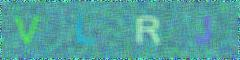

The script that saved this image:
from PIL import Image, ImageDraw, ImageFont, ImageFilter

import random

# 随机字母
def randChar():
    return chr(random.randint(65, 90))

# 随机颜色
def randColor():
    return (random.randint(32, 127), random.randint(64, 255), random.randint(64, 255))

# 随机颜色2
def randClolr2():
    return (random.randint(1,255), random.randint(0, 255), random.randint(0, 255))

width = 60 * 4
height = 60

image = Image.new('RGB', (width, height), (255, 255, 255))

# 创建font对象
font = ImageFont.truetype('C:\Windows\Fonts\Arial.ttf', 36)

# 创建draw对象
draw = ImageDraw.Draw(image)

# 填充每个像素
for x in range(width):
    for y in range(height):
        draw.point((x, y), fill = randColor())

# 输出文字
for t in range(4):
    draw.text((60 * t + 15, 10), randChar(), font=font, fill=randClolr2())

# 模糊
image = image.filter(ImageFilter.BLUR)
image.save('verify_code.jpg', 'jpeg')
